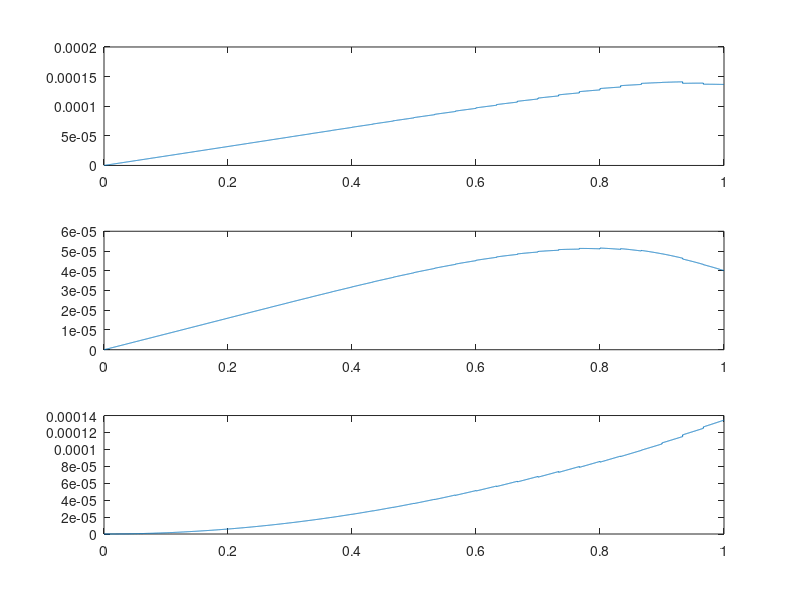

This chart was generated by the following MATLAB code:
clearvars;
% gravity flag
flag = 0; % =0: no gravity; =1: with gravity

back_fd =0; 
forward_fd =0; 
central_fd = 1; 

% universal gravity constant
G = 6.67408e-11; % m3/kg/s2

% planet radius
a = 2000e3; % m
rho = 2840; % kg/m3
Mplanet = 4/3*pi*a^3*rho; % planet mass
gplanet = G*Mplanet/a^2; % planet surface gravity

vs = 1200; % m/s
vp = 3000; % m/s

mu = rho*vs*vs; % shear modulus
lambda = rho*vp*vp - 2 *mu; % Lame constant

B = lambda /mu;

% moon orbit radius
rp = 10*a;
% moon mass
moon = 1e16; % kg
fac = sqrt(5/(4*pi));

A = G*moon/rp^3/fac;
gra_flag=1;
%% devide to M segment
M=30;
N=4;
Nr=5000/M;
dr=1/M;
%% coupling coefficients of base fnction
c=zeros(N+2,N+2,M);
for m=1:M
    rl=(m-1)*dr;
    rh=m*dr;
    r=linspace(rl,rh,Nr);
    for k=1:N+2
        for n=1:N+2
            %c(k,n,m)=sum(r.^k.*r.^n)*dr;
            c(k,n,m)=1/(n-1+k)*(rh^(k+n)-rl^(k+n-1));

        end
        
    end
end
%% construct matrix
Q=zeros((3*N+6)*M,3*N*M);
b=zeros((3*N+6)*M,1);
krow=0;
for m=1:M
    %eq1
    for k=1:N
        krow=krow+1;
        for n=1:N
            n0=n-1;
            Q(krow,n+(m-1)*N*3)=Q(krow,n+(m-1)*N*3)+mu*(-10-2*B+4*n+2*B*n+2*(n-1)*n+B*n*(n-1))*c(k,n,m);
            Q(krow,n+N+(m-1)*N*3)=Q(krow,n+N+(m-1)*N*3)+mu*(18+6*B-6*n-6*B*n)*c(k,n,m);
            if gra_flag==1
                Q(krow,n+(m-1)*N*3)=Q(krow,n+(m-1)*N*3)+4/3*G*pi*a^2*rho^2*c(k,n+2,m);
                Q(krow,n+N+(m-1)*N*3)=Q(krow,n+N+(m-1)*N*3)-8*G*pi*a^2*rho^2*c(k,n+2,m);
                Q(krow,n+2*N+(m-1)*N*3)=Q(krow,n+2*N+(m-1)*N*3)+n*a*rho*c(k,n+1,m);
            end
        end
        %b(krow)=-sum(rho*2*A*r.^3.*r.^k)*dr*a^3;
        b(krow)=-rho*A*2*a^3*c(k,4,m);
    end
    %eq2
    for k=1:N
        krow=krow+1;
        for n=1:N
            n0=n-1;
            Q(krow,n+(m-1)*N*3)=Q(krow,n+(m-1)*N*3)+mu*(4+2*B+n+B*n)*c(k,n,m);
            Q(krow,n+N+(m-1)*N*3)=Q(krow,n+N+(m-1)*N*3)+mu*(-12-6*B+2*n+(n-1)*n)*c(k,n,m);
            if gra_flag==1
                Q(krow,n+(m-1)*N*3)=Q(krow,n+(m-1)*N*3)-4/3*G*pi*a^2*rho^2*c(k,n+2,m);
                Q(krow,n+2*N+(m-1)*N*3)=Q(krow,n+2*N+(m-1)*N*3)+a*rho*c(k,n+1,m);
            end
        end
        b(krow)=-rho*A*a^3*c(k,4,m);
    end
    %eq3
    if gra_flag==1
        for k=1:N
            krow=krow+1;
            for n=1:N
                n0=n-1;
                Q(krow,n+2*N+(m-1)*N*3)=Q(krow,n+2*N+(m-1)*N*3)+(-6+2*n+n*(n-1))*c(k,n,m);
                Q(krow,n+(m-1)*N*3)=Q(krow,n+(m-1)*N*3)+(-8*G*pi*a*rho-4*G*pi*a*n*rho)*c(k,n+1,m);
                Q(krow,n+N+(m-1)*N*3)=Q(krow,n+N+(m-1)*N*3)+24*G*pi*a*rho*c(k,n+1,m);
            end
            
        end
    end
    
    %lower BC1
    
    if m<M
        % BC for U
        krow=krow+1;
        for n=1:N
            Q(krow,n+(m-1)*N*3)=Q(krow,n+(m-1)*N*3)+(m/M)^n;
            Q(krow,n+(m)*N*3)=Q(krow,n+(m)*N*3)+(-(m/M)^n);
        end
        krow=krow+1;
        for n=1:N
            Q(krow,n+(m-1)*N*3)=Q(krow,n+(m-1)*N*3)+n*(m/M)^(n-1);
            Q(krow,n+(m)*N*3)=Q(krow,n+(m)*N*3)+(-n*(m/M)^(n-1));
        end
        krow=krow+1;
        % BC for V
        for n=1:N
            Q(krow,n+N+(m-1)*N*3)=Q(krow,n+N+(m-1)*N*3)+(m/M)^n;
            Q(krow,n+N+(m)*N*3)=Q(krow,n+N+(m)*N*3)+(-(m/M)^n);
        end
        krow=krow+1;
        for n=1:N
            Q(krow,n+N+(m-1)*N*3)=Q(krow,n+N+(m-1)*N*3)+n*(m/M)^(n-1);
            Q(krow,n+N+(m)*N*3)=Q(krow,n+N+(m)*N*3)+(-n*(m/M)^(n-1));
        end
        krow=krow+1;
        % BC for K
        if gra_flag==1
            for n=1:N
                Q(krow,n+2*N+(m-1)*N*3)=Q(krow,n+2*N+(m-1)*N*3)+(m/M)^n;
                Q(krow,n+2*N+(m)*N*3)=Q(krow,n+2*N+(m)*N*3)+(-(m/M)^n);
            end
        end
        krow=krow+1;
        if gra_flag==1
            for n=1:N
                Q(krow,n+2*N+(m-1)*N*3)=Q(krow,n+2*N+(m-1)*N*3)+n*(m/M)^(n-1);
                Q(krow,n+2*N+(m)*N*3)=Q(krow,n+2*N+(m)*N*3)+(-n*(m/M)^(n-1));
            end
        end
    end
end
% BC1
krow=krow+1;
for n=1:N
    Q(krow,n+(M-1)*N*3)=Q(krow,n+(M-1)*N*3)+2*B+n*(2+B);
    Q(krow,n+N+(M-1)*N*3)=Q(krow,n+N+(M-1)*N*3)-6*B;
end
% BC2
krow=krow+1;
for n=1:N
    Q(krow,n+(M-1)*N*3)=Q(krow,n+(M-1)*N*3)+1;
    Q(krow,n+N+(M-1)*N*3)=Q(krow,n+N+(M-1)*N*3)-1+n;
end
%BC3

if gra_flag==1
    krow=krow+1;
    for n=1:N
        Q( krow ,n+2*N+(M-1)*N*3)=Q( krow ,n+2*N+(M-1)*N*3)+3;
        Q( krow ,n+(M-1)*N*3)=Q( krow ,n+(M-1)*N*3)+(-4*G*pi*rho*a);
        Q( krow ,n+2*N+(M-1)*N*3)=Q( krow ,n+2*N+(M-1)*N*3)+n;
    end
%     krow=krow+1;
%     Q( krow ,1+2*N)=1;
end
%%
x=Q\b;
%%
Ua=sum(x(1+(M-1)*N*3:N+(M-1)*N*3));
Vnorthpole = G * moon / rp^3 * a^2;
hhydro = Vnorthpole/gplanet;
h2 = Ua / hhydro *fac 
%%
figure

subplot(3,1,1)
Ur=[];
rall=[];
for m=1:M
    rl=(m-1)*dr;
    rh=m*dr;
    r=linspace(rl,rh,Nr);
    Ur0=0;
    for n=1:N
       Ur0=Ur0+x(n+(m-1)*N*3)*r.^n;
    end
    Ur=[Ur,Ur0];
    rall=[rall,r];
end
plot(rall,Ur)
subplot(3,1,2)
Vr=[];

for m=1:M
    rl=(m-1)*dr;
    rh=m*dr;
    r=linspace(rl,rh,Nr);
    Vr0=0;
    for n=1:N
       Vr0=Vr0+x(n+N+(m-1)*N*3)*r.^n;
    end
    Vr=[Vr,Vr0];
end
plot(rall,Vr)
subplot(3,1,3)
Kr=[];

for m=1:M
    rl=(m-1)*dr;
    rh=m*dr;
    r=linspace(rl,rh,Nr);
    Kr0=0;
    for n=1:N
       Kr0=Kr0+x(n+2*N+(m-1)*N*3)*r.^n;
    end
    Kr=[Kr,Kr0];
end
plot(rall,Kr)